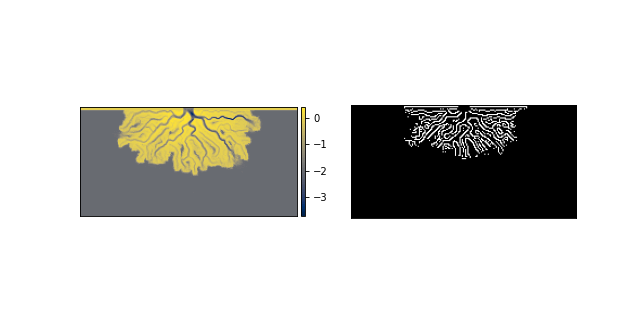

The script that drew this image:
import matplotlib.pyplot as plt
from deltametrics.mask import EdgeMask
from deltametrics.sample_data.sample_data import golf
#
golfcube = golf()
edgmsk = EdgeMask(
    golfcube['eta'][-1, :, :],
    elevation_threshold=0)
#
fig, ax = plt.subplots(1, 2, figsize=(8, 4))
golfcube.quick_show('eta', idx=-1, ax=ax[0])
edgmsk.show(ax=ax[1])
